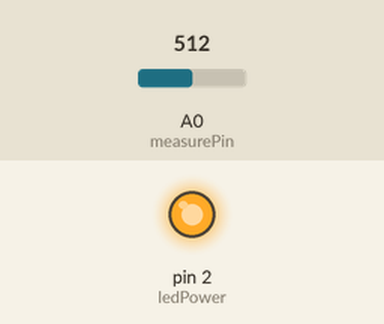
Simulated run of this sketch. Board: Arduino Uno, built with avr-gcc and run on an emulated ATmega328P. Parts: output pins drawn as LEDs (lit = HIGH). Inputs (shaded band) come from the test bench; at power-on: A0 (measurePin) = 512. What the sketch prints to the serial monitor is not drawn.

Above: at 0.1 s.
Timing chart, 0 to 1.6 s (numbered marks = the images above):
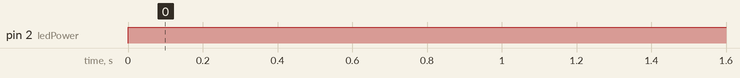

Measured:
- by itself, pin 2 (ledPower): LOW → HIGH at 0.00 s

The sketch:

Dust_Sensor_Trial.ino
```cpp
int measurePin = A0;
int ledPower = 2;

int samplingTime = 280;
int sleepTime = 9680;
int deltaTime = 40;

int voMeasured = 0;
float calcVoltage = 0;
float dustDensity = 0;


void setup() {
  Serial.begin(9600);
  pinMode(ledPower,OUTPUT);

  Serial.println("Starting...");

}

void loop() {
      digitalWrite(ledPower,LOW); // initial the LED
      delayMicroseconds(samplingTime);

      voMeasured = analogRead(measurePin); // read the dust value
      Serial.print("Vo: ");
      Serial.println(voMeasured); // display voMeasured in serial monitor
      delayMicroseconds(deltaTime);

      digitalWrite(ledPower,HIGH);
      delayMicroseconds(sleepTime);

      calcVoltage = voMeasured * (5 / 1024.0);
      Serial.print("calcVolt: ");
      Serial.println(calcVoltage,3);
        if(calcVoltage < 0.583) {
          dustDensity = 0;
          Serial.print("Dust Density: ");
          Serial.print(dustDensity);
          Serial.println(" ug/m3");
          }
        else {
         dustDensity = ((calcVoltage * 6/35)  - 0.10) *1000; // multiplied by 1000 to convert mg/m3 into ug/m3
         Serial.print("Dust Density: ");
         Serial.print(dustDensity,3);
         Serial.println(" ug/m3");
        }
       Serial.print("\n");
       delay(2000);
}
```
